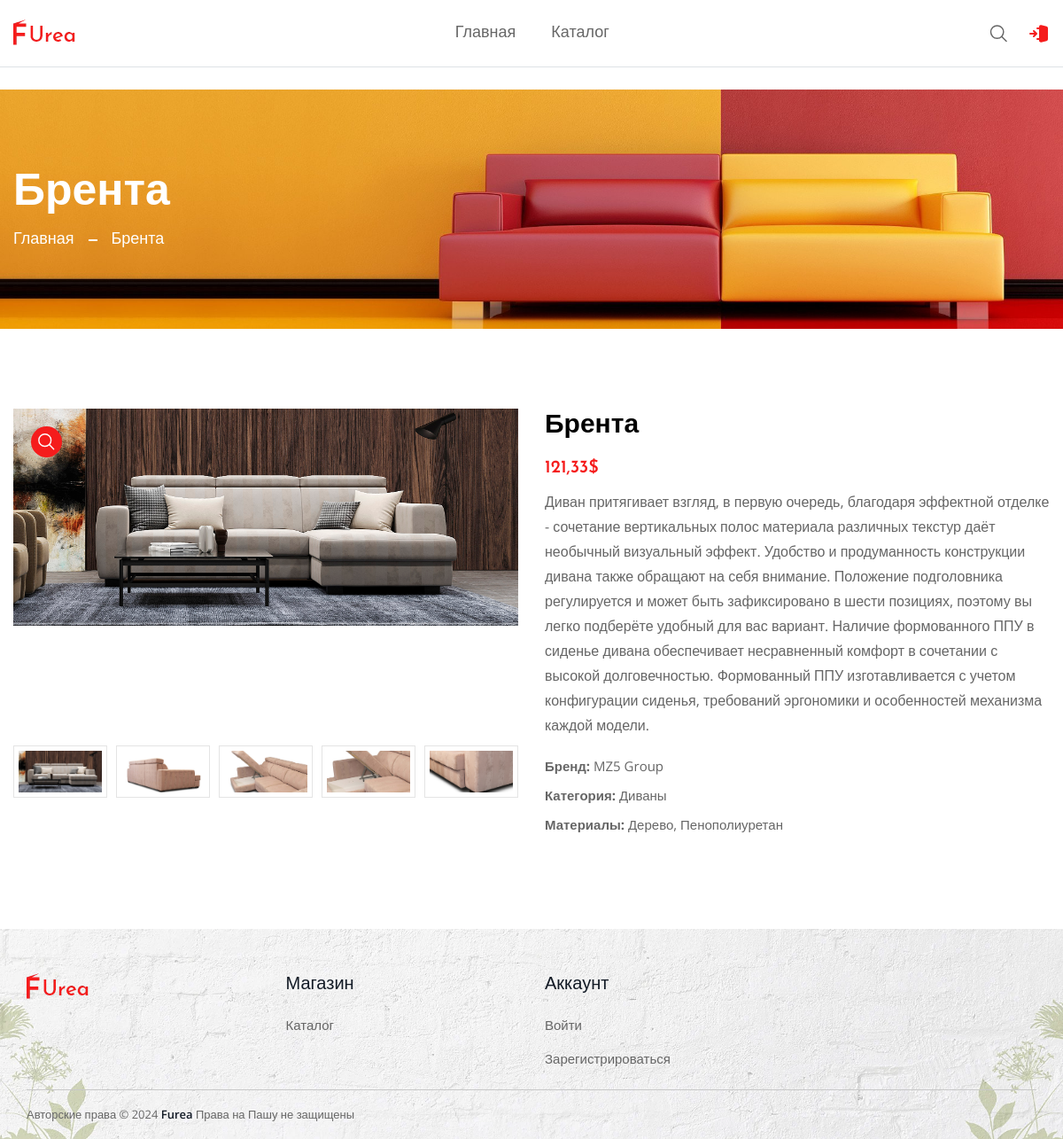
The app's page /shop/details/1 with its own data.
### shop/models/product.py (models this page shows, shortened)
class Product(models.Model):
    name = models.CharField(max_length=255)
    category = models.ForeignKey(Category, on_delete=models.CASCADE)
    description = models.TextField()
    created = models.DateTimeField(auto_now_add=True)
    price = models.DecimalField(max_digits=5, decimal_places=2)
    decimal = models.DecimalField(max_digits=5, decimal_places=2)
    brand = models.ForeignKey(Brand, on_delete=models.CASCADE)
    materials = models.ManyToManyField(Material)
    def get_new_price(self):
        return self.price - self.decimal
    def has_discount(self):
        return self.decimal != 0

### shop/models/product_image.py (models this page shows)
class ProductImage(models.Model):
    product = models.ForeignKey(Product, on_delete=models.CASCADE, related_name='images')
    image = models.ImageField('product_images')

### shop/models/brand.py (models this page shows)
class Brand(models.Model):
    name = models.CharField(max_length=255)
    def __str__(self):
        return self.name

### shop/models/category.py (models this page shows)
class Category(models.Model):
    name = models.CharField(max_length=255)
    def __str__(self):
        return self.name

### shop/models/material.py (models this page shows)
class Material(models.Model):
    name = models.CharField(max_length=255)
    def __str__(self):
        return self.name

### shop/views/product_details_view.py (the view)
# urls.py: path('details/<int:pk>', ProductDetail.as_view(), name='details'),
class ProductDetail(DetailView):
    template_name = 'pages/product-details.html'
    model = Product
    def get_context_data(self, **kwargs):
        context = super().get_context_data(**kwargs)
        object_name = self.object.name
        context['title'] = object_name
        context['breadcrumbs'] = {
            'Главная': reverse_lazy('home'),
            f'{object_name}': ''
        }
        return context

### cart/context_processors.py (called while the page is built)
def cart_processors(request):
    cart = Cart(request)
    return {
        'cart': {
            'items': cart.get_items(),
            'total_price': cart.get_total_price(),
            'total_count': cart.get_total_count()
        }
    }

### cart/service.py (called while the page is built)
    def get_items(self):
        return [self.__to_cart_item(product_id, self.__dict[product_id]) for product_id in self.__dict]

    def get_total_count(self):
        return sum(map(lambda x: int(x), self.__dict.values()))

    def get_total_price(self):
        return sum(
            map(lambda item: self.__model.objects.get(id=item[0]).get_new_price() * int(item[1]),
                self.__dict.items()))

### shop/templates/pages/product-details.html (shortened to what this page needs)
{% extends 'layout.html' %}
{% block content %}
    <section class="product__details--section section--padding">
        <div class="container">
            <div class="row row-cols-lg-2 row-cols-md-2">
                <div class="col">
                    <div class="product__details--media">
                        <div class="product__media--preview  swiper">
                            <div class="swiper-wrapper">
                                {% for image in product.images.all %}
                                    {% with image.image as image %}
                                        <div class="swiper-slide">
                                            <div class="product__media--preview__items">
                                                <a class="product__media--preview__items--link glightbox"
                                                   data-gallery="product-media-preview"
                                                   href="{{ image.url }}">
                                                    <img class="product__media--preview__items--img"
                                                         src="{{ image.url }}" alt="product-media-img">
                                                </a>
                                                <div class="product__media--view__icon">
                                                    <a class="product__media--view__icon--link glightbox"
                                                       href="{{ image.url }}"
                                                       data-gallery="product-media-preview">
                                                    </a>
                                                </div>
                                            </div>
                                        </div>
                                    {% endwith %}
                                {% endfor %}
                            </div>
                        </div>
                        <div class="product__media--nav swiper">
                            <div class="swiper-wrapper">
                                {% for image in product.images.all %}
                                    {% with image.image as image %}
                                        <div class="swiper-slide">
                                            <div class="product__media--nav__items">
                                                <img class="product__media--nav__items--img"
                                                     src="{{ image.url }}" alt="product-nav-img"
                                                     style="aspect-ratio: 2; object-fit: cover"
                                                >
                                            </div>
                                        </div>
                                    {% endwith %}
                                {% endfor %}
                            </div>
                        </div>
                    </div>
                </div>
                <div class="col">
                    <div class="product__details--info">
                        <h2 class="product__details--info__title mb-15">{{ product.name }}</h2>
                        <div class="product__details--info__price mb-10">
                            <span class="current__price">{{ product.get_new_price }}$</span>
                        </div>
                        <p class="product__details--info__desc mb-20">
                            {{ product.description }}
                        </p>
                        <div class="product__variant">
                            <div class="product__variant--list mb-15">
                                <div class="product__details--info__meta">
                                    <p class="product__details--info__meta--list">
                                        <strong>Бренд: </strong>
                                        <span>{{ product.brand }}</span></p>
                                    <p class="product__details--info__meta--list">
                                        <strong>Категория: </strong>
                                        <span>{{ product.category }}</span></p>
                                    <p class="product__details--info__meta--list">
                                        <strong>Материалы: </strong>
                                        <span>{{ product.materials.all|join:', ' }}</span></p>
                                </div>
                            </div>
                        </div>
                    </div>
                </div>
            </div>
        </div>
    </section>
{% endblock content %}

### templates/layout.html (shortened to what this page needs)
{% load static %}
<!doctype html>
<html lang="ru">
<head>
    <link rel="stylesheet" href="{% static 'css/swiper-bundle.min.css' %}">
    <link rel="stylesheet" href="{% static 'css/glightbox.min.css' %}">
    <link rel="stylesheet" href="{% static 'css/bootstrap.min.css' %}">
    <link rel="stylesheet" href="{% static 'css/style.css' %}">
</head>
<body>
<header class="header__section header__others border-bottom header__transparent mb-30">
    <div class="main__header header__sticky">
        <div class="container">
            <div class="main__header--inner position__relative d-flex justify-content-between align-items-center">
                <div class="main__logo">
                    <a class="main__logo--link" href="{% url 'home' %}">
                        <img class="main__logo--img"
                             src="{% static 'img/icons/nav-log.webp' %}"
                             alt="logo-img"></a>
                </div>
                <div class="header__menu d-none d-lg-block">
                    <nav class="header__menu--navigation">
                        <ul class="d-flex">
                            <li class="header__menu--items style3">
                                <a class="header__menu--link" href="{% url 'home' %}">Главная</a>
                            </li>
                            <li class="header__menu--items style3">
                                <a class="header__menu--link" href="{% url 'shop:catalog' %}">Каталог</a>
                            </li>
                        </ul>
                    </nav>
                </div>
                <div class="header__account">
                    <ul class="d-flex">
                        <li class="header__account--items  header__account--search__items">
                            <a class="header__account--btn search__open--btn" href="javascript:void(0)">
                            </a>
                        </li>
                        {% if user.is_authenticated %}
                            <li class="header__account--items">
                                <a class="header__account--btn minicart__open--btn" href="javascript:void(0)">
                                    <svg xmlns="http://www.w3.org/2000/svg" width="18.897" height="21.565"
                                         viewBox="0 0 18.897 21.565">
                                        <path d="M16.84,8.082V6.091a4.725,4.725,0,1,0-9.449,0v4.725a.675.675,0,0,0,1.35,0V9.432h5.4V8.082h-5.4V6.091a3.375,3.375,0,0,1,6.75,0v4.691a.675.675,0,1,0,1.35,0V9.433h3.374V21.581H4.017V9.432H6.041V8.082H2.667V21.641a1.289,1.289,0,0,0,1.289,1.29h16.32a1.289,1.289,0,0,0,1.289-1.29V8.082Z"
                                              transform="translate(-2.667 -1.366)" fill="currentColor"></path>
                                    </svg>
                                    <span class="items__count">{{ cart.total_count }}</span>
                                </a>
                            </li>
                            <li class="header__account--items">
                                <a class="header__account--btn" href="{% url 'appauth:logout' %}">
                                    <svg fill="#f51c1c" viewBox="0 0 24 24" width="24" height="24"
                                         xmlns="http://www.w3.org/2000/svg"
                                         id="sign-out"
                                         class="icon glyph">
                                        <g id="SVGRepo_bgCarrier" stroke-width="0"></g>
                                        <g id="SVGRepo_tracerCarrier" stroke-linecap="round"
                                           stroke-linejoin="round"></g>
                                        <g id="SVGRepo_iconCarrier">
                                            <path d="M20.49,3.84l-6-1.5A2,2,0,0,0,12,4.28V5H10A2,2,0,0,0,8,7V8a1,1,0,0,0,2,0V7h2V17H10V16a1,1,0,0,0-2,0v1a2,2,0,0,0,2,2h2v.72a2,2,0,0,0,.77,1.57,2,2,0,0,0,1.23.43,2.12,2.12,0,0,0,.49-.06l6-1.5A2,2,0,0,0,22,18.22V5.78A2,2,0,0,0,20.49,3.84Z"></path>
                                            <path d="M4.41,13H9a1,1,0,0,0,0-2H4.41l1.3-1.29A1,1,0,0,0,4.29,8.29l-3,3h0a1.15,1.15,0,0,0-.21.33.94.94,0,0,0,0,.76,1.15,1.15,0,0,0,.21.33h0l3,3a1,1,0,0,0,1.42,0,1,1,0,0,0,0-1.42Z"></path>
                                        </g>
                                    </svg>
                                    <span class="visually-hidden">Выход</span>
                                </a>
                            </li>
                        {% else %}
                            <li class="header__account--items">
                                <a class="header__account--btn" href="{% url 'appauth:auth' %}">
                                </a>
                            </li>
                        {% endif %}
                    </ul>
                </div>
            </div>
        </div>
    </div>
</header>
<main class="main__content_wrapper">
    {% if request.path != '/' %}
        <section class="breadcrumb__section breadcrumb__bg">
            <div class="container">
                <div class="row row-cols-1">
                    <div class="col">
                        <div class="breadcrumb__content">
                            <h1 class="breadcrumb__content--title text-white mb-10">{{ title }}</h1>
                            <ul class="breadcrumb__content--menu d-flex">
                                {% for name, link in breadcrumbs.items %}
                                    <li class="breadcrumb__content--menu__items">
                                        {% if link != '' %}
                                            <a class="text-white" href="{{ link }}">{{ name }}</a>
                                        {% else %}
                                            <span class="text-white">{{ name }}</span>
                                        {% endif %}
                                    </li>
                                {% endfor %}
                            </ul>
                        </div>
                    </div>
                </div>
            </div>
        </section>
    {% endif %}
    {% block content %}{% endblock %}
</main>
<footer class="footer__section footer__bg">
    <div class="container-fluid">
        <div class="main__footer">
            <div class="row">
                <div class="col-lg-3 col-md-6">
                    <div class="footer__widget">
                        <div class="footer__widget--inner">
                            <a class="footer__logo" href="{% url 'home' %}">
                                <img src="{% static 'img/icons/nav-log.webp' %}"
                                     alt="footer-logo">
                            </a>
                        </div>
                    </div>
                </div>
                <div class="col-lg-3 col-md-6">
                    <div class="footer__widget">
                        <h2 class="footer__widget--title ">Магазин
                        </h2>
                        <ul class="footer__widget--menu footer__widget--inner">
                            <li class="footer__widget--menu__list">
                                <a class="footer__widget--menu__text" href="{% url 'shop:catalog' %}">Каталог</a>
                            </li>
                        </ul>
                    </div>
                </div>
                <div class="col-lg-3 col-md-6">
                    <div class="footer__widget">
                        <h2 class="footer__widget--title ">Аккаунт
                        </h2>
                        <ul class="footer__widget--menu footer__widget--inner">
                            {% if user.is_authenticated %}
                                <li class="footer__widget--menu__list">
                                    <a class="footer__widget--menu__text" href="{% url 'appauth:logout' %}">Выйти</a>
                                </li>
                            {% else %}
                                <li class="footer__widget--menu__list">
                                    <a class="footer__widget--menu__text" href="{% url 'appauth:auth' %}">Войти</a>
                                </li>
                                <li class="footer__widget--menu__list">
                                    <a class="footer__widget--menu__text" href="{% url 'appauth:registration' %}">Зарегистрироваться</a>
                                </li>
                            {% endif %}
                        </ul>
                    </div>
                </div>
            </div>
        </div>
        <div class="footer__bottom d-flex justify-content-between align-items-center">
            <p class="copyright__content">Авторские права © 2024
                <a class="copyright__content--link" href="{% url 'home' %}">Furea</a> Права на Пашу не защищены</p>
        </div>
    </div>
</footer>
</body>
</html>

### records on screen
Product: name "Брента", breadcrumbs "Брента", get_new_price "121,33", description "Диван притягивает взгляд, в первую очередь, благодаря эффектной отделке - сочетание вертикальных полос материала различных текстур даёт необычный визуальный эффект. Удобство и продуманность конструкции дивана также обращают на себя внимание. Положение подголовника регулируется и может быть зафиксировано в шести позициях, поэтому вы легко подберёте удобный для вас вариант. Наличие формованного ППУ в сиденье дивана обеспечивает несравненный комфорт в сочетании с высокой долговечностью. Формованный ППУ изготавливается с учетом конфигурации сиденья, требований эргономики и особенностей механизма каждой модели.", brand "MZ5 Group", category "Диваны", materials.all "Дерево, Пенополиуретан"
ProductImage: shows a picture
ProductImage: shows a picture
ProductImage: shows a picture
ProductImage: shows a picture
ProductImage: shows a picture

### other values on screen
{{ name }} "Главная"
